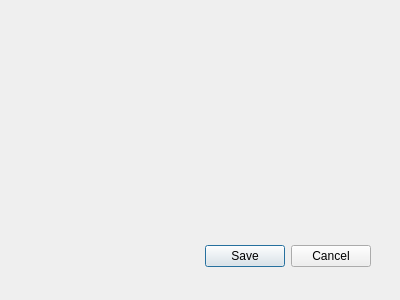
<?xml version="1.0" encoding="UTF-8"?>
<ui version="4.0">
 <class>adduserdialog</class>
 <widget class="QDialog" name="adduserdialog">
  <property name="geometry">
   <rect>
    <x>0</x>
    <y>0</y>
    <width>400</width>
    <height>300</height>
   </rect>
  </property>
  <property name="windowTitle">
   <string>Dialog</string>
  </property>
  <widget class="QDialogButtonBox" name="buttonBox">
   <property name="geometry">
    <rect>
     <x>30</x>
     <y>240</y>
     <width>341</width>
     <height>32</height>
    </rect>
   </property>
   <property name="orientation">
    <enum>Qt::Orientation::Horizontal</enum>
   </property>
   <property name="standardButtons">
    <set>QDialogButtonBox::StandardButton::Cancel|QDialogButtonBox::StandardButton::Save</set>
   </property>
  </widget>
 </widget>
 <resources/>
 <connections>
  <connection>
   <sender>buttonBox</sender>
   <signal>accepted()</signal>
   <receiver>adduserdialog</receiver>
   <slot>accept()</slot>
   <hints>
    <hint type="sourcelabel">
     <x>248</x>
     <y>254</y>
    </hint>
    <hint type="destinationlabel">
     <x>157</x>
     <y>274</y>
    </hint>
   </hints>
  </connection>
  <connection>
   <sender>buttonBox</sender>
   <signal>rejected()</signal>
   <receiver>adduserdialog</receiver>
   <slot>reject()</slot>
   <hints>
    <hint type="sourcelabel">
     <x>316</x>
     <y>260</y>
    </hint>
    <hint type="destinationlabel">
     <x>286</x>
     <y>274</y>
    </hint>
   </hints>
  </connection>
 </connections>
</ui>
